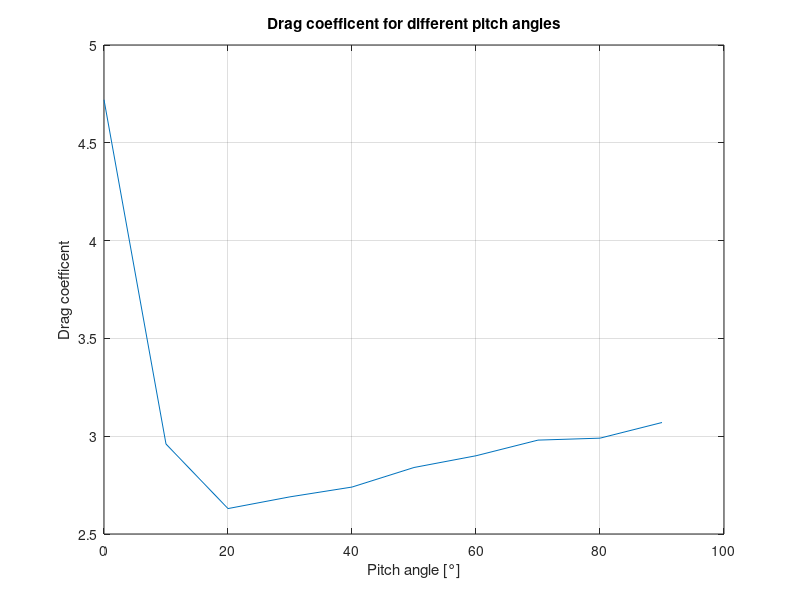

Write the MATLAB code that produced this figure.
% Drag coefficent and reference area plotting


C_d = [4.72 2.96 2.63 2.69 2.74 2.84 2.90 2.98 2.99 3.07];

num_points = 10;

deg_in_iteration = 90 / num_points -1 ;
theta_vec = zeros(num_points, 1);

for c = 1:num_points

    theta = (10*(pi/180))*(c-1); %pitch of satellite
    theta_vec(c) = theta;
    
end

figure(3);
plot(theta_vec*180/pi, C_d);
title("Drag coefficent for different pitch angles")
grid on;
xlabel('Pitch angle [°]') 
ylabel('Drag coefficent') 